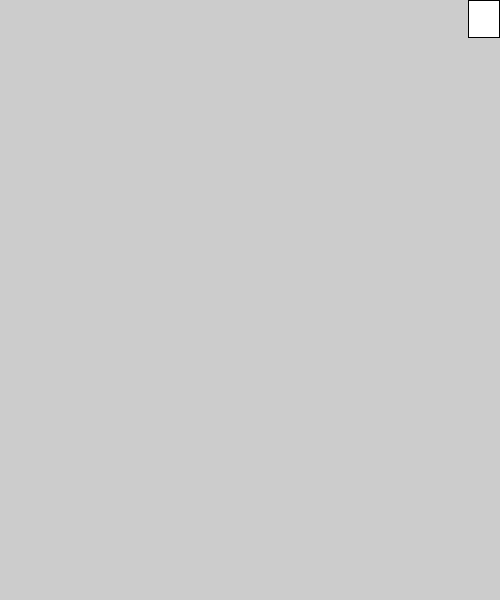
Frame 1 (no input)
Frame 60 (the mouse pressed at the canvas centre just before this capture): identical to frame 1, image omitted
Frame 120 (the mouse held since frame 60 and released just before this capture): identical to frame 1, image omitted

The Processing sketch that drew this single still picture (run headless with seeded random() and noise(); from frame 60 on, the mouse is pressed at the canvas centre):

// Processing sketch: QuitButton
// ── QuitButton.pde
// Global Variables
color purple = #FF03F3;
color yellow = #FFF703;
color regularButton = purple;
color hoverOverButton = yellow;

void setup() {
  size(500, 600);
  rect(width*15/16, height*0/16, width*1/16, height*1/16);
}

void draw() {
  println ("Mousex:", mouseX, "\tMouseY:", mouseY);
}

//Listener
void mouseClicked () {
  if (mouseX>width*15/16 && mouseX<width && mouseY>0 && mouseY<height*1/16) {
    exit();
  }
} //End mouseClicked
